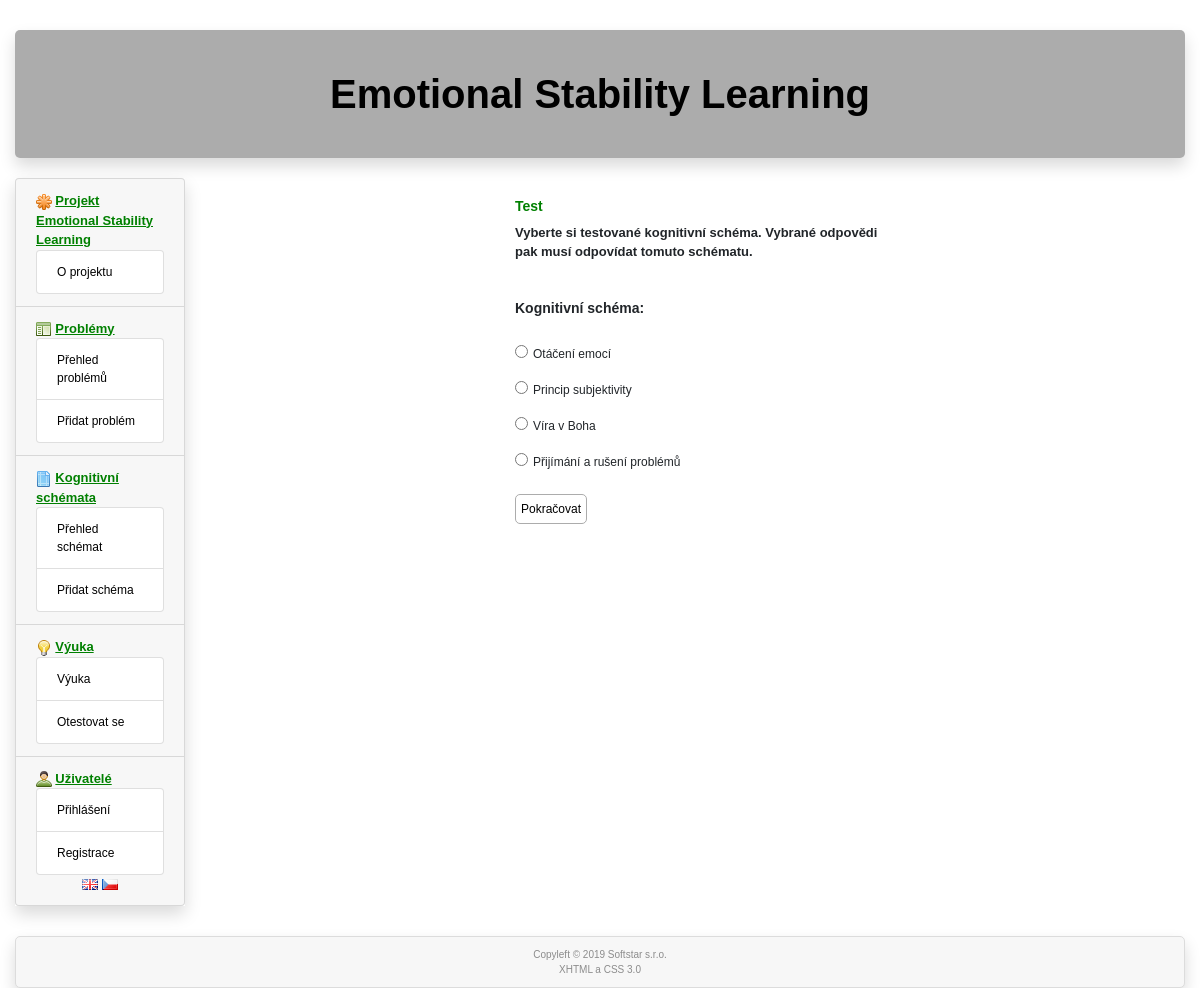
Screenshot of /cs/test with the database file from the repository.
### tables this page shows
CREATE TABLE `cog_schema` (
  `id` int(11) NOT NULL,
  `id_lang` int(11) NOT NULL,
  `name` varchar(40) NOT NULL,
  `wrong` int(1) NOT NULL DEFAULT '0',
  `deleted` int(1) NOT NULL DEFAULT '0'
);

### www/administrator/includes/index.php (called while the page is built, shortened)
<?php
  $uri = array($_SERVER['REQUEST_URI']);
  $tmp = preg_split("/\//", $uri[0]);
  $lang = $tmp[1];
  $router = RouterController::getInstance();
  $router->ctrMain(array($_SERVER['REQUEST_URI']));
  $router->showView();
?>

### www/administrator/includes/controllers/TestController.php (called while the page is built, shortened)
<?php
class TestController extends Controller
{
    public function ctrMain($parameters)
    {
        $cschemaModel = new CSchemaModel();
        $idcs = $_POST['idcs'];
        if (empty($idcs))
        {
            $cschemas = $cschemaModel->selectAll();
        }
    }
}
?>

### www/administrator/models/DbModel.php (called while the page is built, shortened)
<?php
  class DbModel extends cdb
  {
    static private $instance = null;
    static function getInstance()
    {
      if (self::$instance == null)
      {
        self::$instance = new DbModel();
      }
      return self::$instance;
    }
    function selectOne($table, array $keys)
    {
      $query = "select * from $table where";
      $i = 0;
      foreach($keys as $name => $value)
      {
        if ($i)
        {
          $query .= " and $name=$value";
        }
        else
        {
          $query .= " $name=$value";
          $i = 1;
        }
      }
      $query .= ";";
      if (!$this->query($query))
      {
        RouterController::getInstance()->setError("DbModel::selectOne():".$this->get_error().'<br /><br />'.$query.'<br />');
      }
      $arr = $this->get_array();
      return $arr;
    }
    function selectArray(array $tables, array $collums, array $keys, $order = '')
    {
      $query = "select ";
      $i = 0;
      foreach($collums as $collum)
      {
        if ($i)
        {
          $query .= ", $collum";
        }
        else
        {
          $query .= "$collum";
          $i = 1;
        }
      }
      $query .= " from ";
      $i = 0;
      foreach($tables as $table)
      {
        if ($i)
        {
          $query .= ", $table";
        }
        else
        {
          $query .= "$table";
          $i = 1;
        }
      }
      if (!empty($keys))
      {
        $query .= " where";
        $i = 0;
        foreach($keys as $name => $value)
        {
          if ($i)
          {
            $query .= " and $name=$value";
          }
          else
          {
            $query .= " $name=$value";
            $i = 1;
          }
        }
      }
      if ($order != '') {
        $query .= " order by $order;";
      }
      else
      {
        $query .= ';';
      }
      if (!$this->query($query))
      {
        RouterController::getInstance()->setError('DbModel::selectArray():'.$this->get_error().'<br /><br />'.$query.'<br />');
      }
      else
      {
        $i = 0;
        while ($item=$this->get_array())
        {
          if (!empty($item))
          {
            $arr[$i] = $item;
            $i++;
          }
        }
      }
      return $arr;
    }
  }
?>

### www/administrator/models/CSchemaModel.php (called while the page is built, shortened)
<?php
class CSchemaModel
{
    public function selectAll()
    {
        global $lang;
        $db = DbModel::getInstance();
        $langModel = new LanguagesModel();
        $language = $langModel->selectByTextId("'".htmlspecialchars($lang, ENT_QUOTES)."'");
        $cog_schemas = $db->selectArray(array ('cog_schema'), array ('*'), array ('id_lang' => $language['id']), 'id asc');
        return $cog_schemas;
    }
}
?>

### www/administrator/models/LanguagesModel.php (called while the page is built, shortened)
<?php
class LanguagesModel
{
  public function selectByTextId($id)
  {
      $db = DbModel::getInstance();
      $language = $db->selectOne('languages', array ('text_id' => $id));
      return $language;
  }
}
?>

### www/administrator/models/cdb.php (called while the page is built, shortened)
<?php
class cdb {
  private $data, $querystring, $error, $conn;
  public $server, $user, $password, $db_name;
  function __construct()
  {
    require("./administrator/cfg/sql.php");
    $this->conn = null;
  }
  function connect() {
    $options=array(
      PDO::ATTR_ERRMODE => PDO::ERRMODE_EXCEPTION,
      PDO::MYSQL_ATTR_INIT_COMMAND => "SET NAMES utf8"
      );
    try {
            $this->conn = @new PDO("mysql:host=".$this->server.";dbname=".$this->db_name, $this->user, $this->password, $options);
    } catch (PDOException $e) {
        $error = 'DB connection failed: ' . $e->getMessage();
    }
    return(1);
  }
  function query($sql) {
    $error = '';
    try {
      $this->data=$this->conn->prepare($sql);
    } catch (PDOException $e) {
      $error = 'Preparation of query failed: ' . $e->getMessage();
      $this->data=null;
    }
    $result2 = 0;
    if ($error == '')
    {
      try {
          $result2 = $this->data->execute();
      } catch (PDOException $e) {
          $error = 'Execution of query failed: ' . $e->getMessage();
          $this->data=null;
      }
    }
    else
    {
      $this->error = $error;
      $result2 = false;
    }
    if ($result2) { return 1; }
    else  {return 0;}
  }
  function get_array() {
    $arr = $this->data->fetch(PDO::FETCH_ASSOC);
    if (!empty($arr)) {return ($arr); }
    else { return 0; }
  }
};
?>

### www/administrator/cfg/sql.php (called while the page is built)
<?php
  $this->server='localhost';
  $this->user='emotions';
  $this->password='3M0710n5@#';
  $this->db_name='emotions';
?>

### www/administrator/includes/controllers/RouterController.php (called while the page is built, shortened)
<?php
class RouterController extends Controller
{
  protected $controller;
  private function camelNotation($text)
  {
    $sentence = str_replace('-', ' ', $text);
    $sentence = ucwords($sentence);
    $sentence = str_replace(' ', '', $sentence);
    return $sentence;
  }
  private function parseURL($url)
  {
    $parsedURL = parse_url($url);
    $parsedURL["path"] = ltrim($parsedURL["path"], "/");
    $parsedURL["path"] = trim($parsedURL["path"]);
    $divPath = explode("/", $parsedURL["path"]);
    return $divPath;
  }
  public function ctrMain($parameters)
  {
      $parsedURL = $this->parseURL($parameters[0]);
      global $expressions, $lang;
      $tmp = array_shift($parsedURL);
    if (empty($parsedURL[0]))
    {
      $this->controller = new HomePageController();
    }
    else
    {
      $view = array_shift($parsedURL);
      $controllerClass = $this->camelNotation($view) . 'Controller';
      if (file_exists('./administrator/includes/controllers/' . $controllerClass . '.php'))
      {
        if ($view == 'error')
        {
          $this->controller = new $controllerClass('');
        }
        else
        {
          $this->controller = new $controllerClass;
        }
      }
      else
      {
        $this->controller= new ErrorController($expressions['Error 404: page not found']);
      }
    }
    $this->controller->ctrMain($parsedURL);
  }
}
?>

### www/administrator/includes/views/testSchema.phtml (the view, shortened to what this page needs)
<?php global $expressions, $lang; ?>
        <div class="col-sm-3"></div>
        <div class="col-sm-4">
        <h4>Test</h4>
        <div class="message"><?=$expressions['Select tested cognitive schema. Selected solution must correspond to this schema then.']?></div><br /><br />
          <form method="post" action="http://<?= $this->siteName."/$lang" ?>/test">
            <div class="form-group">
              <label for="idcs"><?=$expressions['Cognitive schema']?>:</label><br /><br />
              <?php
                foreach($cschemas as $cschema)
                {
                    if ($cschema['id'] != 1 && $cschema['id'] != 6)
                        echo("                  <div class=\"testbox\"><input type='radio' id=\"idcs\" name='idcs' value=\"$cschema[id]\" class=\"radio\" /> <span class=\"radiotext\">$cschema[name]</span></div><br />\n");
                }
              ?>
            </div>
            <button type="submit" name="test1" value="Continue"><?=$expressions['Next']?></button>
          </form>
        </div>
        <div class="col-sm-3"></div>

### www/css/style.css (style rules this page uses)
body { font-family: 'Helvetica CE','Arial CE',sans-serif; font-size: 12px; }
h4 { font-size: 14px; font-weight: bold; color: green; margin-top: 20px; }
button { background-color:white; color: black!important; border: 1px solid #acacac; border-radius: 5px; font-size: 12px; box-shadow: none; padding: 5px; }
label { font-size: 14px; font-weight: bold; }
.message { font-size: 13px; font-weight: bold; }
input.radio { float: left; }
.radiotext { margin-left: 5px; display: block; float: left; }
.testbox { position: relative; display: table-row; }
.form-group { display: table; }

### rows the page displays
cog_schema: name "Otáčení emocí"
cog_schema: name "Princip subjektivity"
cog_schema: name "Ví­ra v Boha"
cog_schema: name "Přijímání a rušení problémů"

### other values shown
$expressions['Project'] "Projekt"
$expressions['About project'] "O projektu"
$expressions['Problems'] "Problémy"
$expressions['Problems overview'] "Přehled problémů"
$expressions['Add problem'] "Přidat problém"
$expressions['Cognitive schemas'] "Kognitivní schémata"
$expressions['Schemas overview'] "Přehled schémat"
$expressions['Add schema'] "Přidat schéma"
$expressions['Learning'] "Výuka"
$expressions['Test yourselves'] "Otestovat se"
$expressions['Users'] "Uživatelé"
$expressions['Login'] "Přihlášení"
$expressions['Registration'] "Registrace"
$expressions['Cognitive schema'] "Kognitivní schéma"
$expressions['Next'] "Pokračovat"
